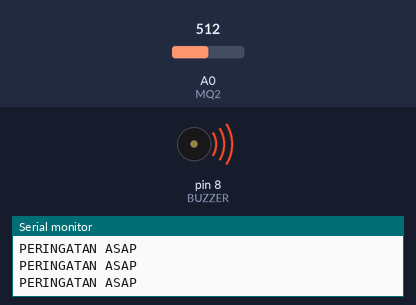
Bench run of a sketch on a simulated Arduino Uno, built with avr-gcc and run on an emulated ATmega328P. On the bench: buzzer (waves = sounding, pin HIGH), the last lines printed to the serial monitor. The test bench sets the inputs (shaded band); at power-on: A0 (MQ2) = 512.

Above: at 1.2 s.
1.3 s: A0 (MQ2) set to 466
2.8 s: A0 (MQ2) set to 432
At 4.1 s:
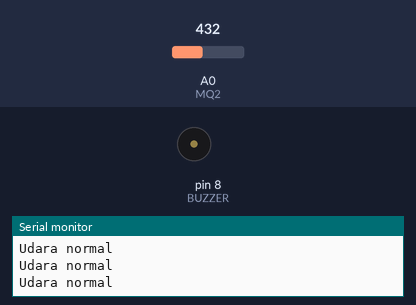
4.5 s: A0 (MQ2) set to 460
At 5.3 s:
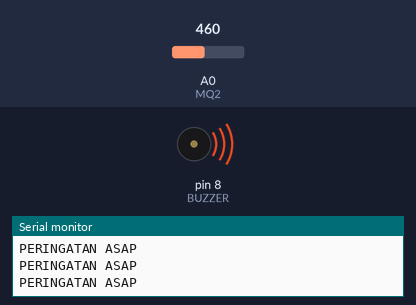
6.0 s: A0 (MQ2) set to 440
At 6.5 s:
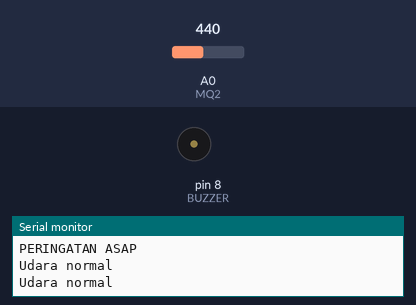
Timing chart, 0 to 8.5 s (numbered marks = the images above; inputs shaded):
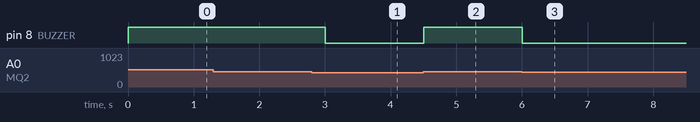

Measured:
- the behaviour switches between 451 and 450 on A0 (MQ2) (found by bisection; images 0 and 1)
- after the input at 2.8 s, pin 8 (BUZZER): HIGH → LOW after 0.20 s
- after the input at 4.5 s, pin 8 (BUZZER): LOW → HIGH at once
- after the input at 6.0 s, pin 8 (BUZZER): HIGH → LOW at once

The sketch:

02_Alarm_Asap.ino
```cpp
const int MQ2 = A0;
const int BUZZER = 8;
const int BATAS_ASAP = 450;

void setup() {
  pinMode(BUZZER, OUTPUT);
  Serial.begin(9600);
}

void loop() {
  int nilai = analogRead(MQ2);
  bool asapTinggi = nilai > BATAS_ASAP;
  digitalWrite(BUZZER, asapTinggi ? HIGH : LOW);
  Serial.println(asapTinggi ? "PERINGATAN ASAP" : "Udara normal");
  delay(300);
}
```
